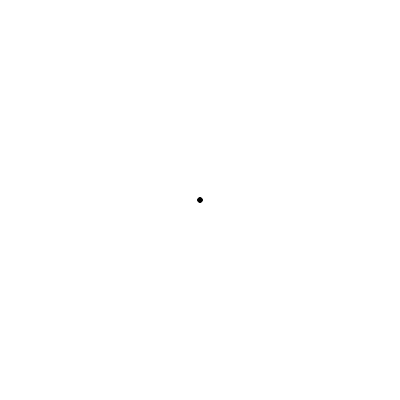
Frame 1 (no input)
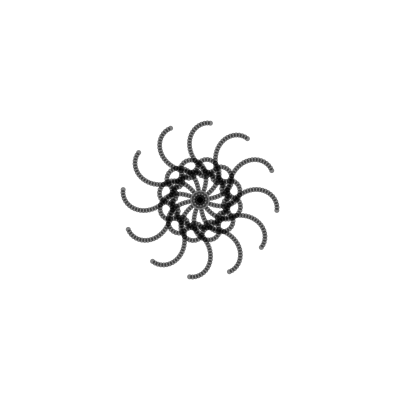
Frame 60 (the mouse pressed at the canvas centre just before this capture)
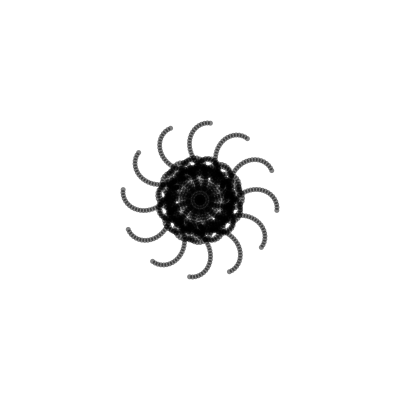
Frame 120 (the mouse held since frame 60 and released just before this capture)

The Processing sketch that drew these frames (run headless with seeded random() and noise(); from frame 60 on, the mouse is pressed at the canvas centre):

// Processing sketch: processing_176876
// ── processing_176876.pde

  float ang = 30;
  float x = 0;
  float y = 0;
  float deg = 0;
  float degacc = 0;
  float acc = 0;
 
  int[] angs = {15, 18, 20, 24, 30, 36, 40, 45, 60, 72, 90, 120};
 
void setup(){
  init2();
  size(400, 400);
  noStroke();
  fill(0, 128);
}
 
   
void init1(){
  deg = random(360);
  degacc = random(2) - 1;
  acc = random(2) - 1;
}
 
void init2(){
  init1();
  x = 0;
  y = 0;
  background(255);
}
 
 
int count = 0;
int count2 =0 ;
 
void draw(){
   
  translate(width /2, height / 2);
   
 
  for(int i = 0; i < 360; i += ang){
    subdraw();
    rotate(radians(ang));
  }
   
  x += cos(radians(deg)) * 3;
  y += sin(radians(deg)) * 3;
  deg += degacc;
  degacc -= acc;
  acc += 0.0001;
   
  count++;
  if(count >= 30){
    count = 0;
    init1();
    count2++;
  } 
}
 
void mousePressed(){
  init2();
  ang = angs[(int)random(angs.length - 1)];
  println(ang);
}
 
void subdraw(){
  ellipse(x, y, 5, 5);
}
